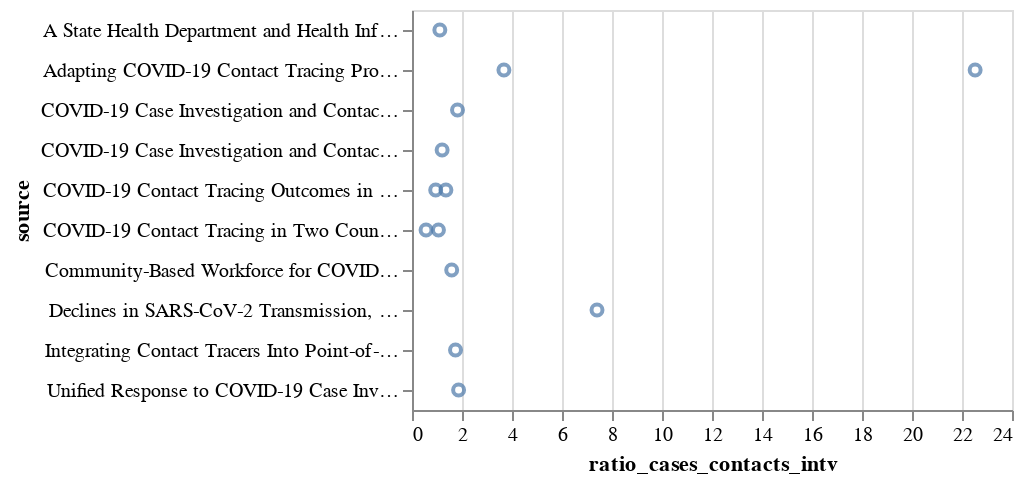

The code cell stored with this chart in its notebook:
### Code cell
alt.Chart(df).mark_point().encode(
    alt.X("ratio_cases_contacts_intv:Q"),
    alt.Y("source:N")
)
